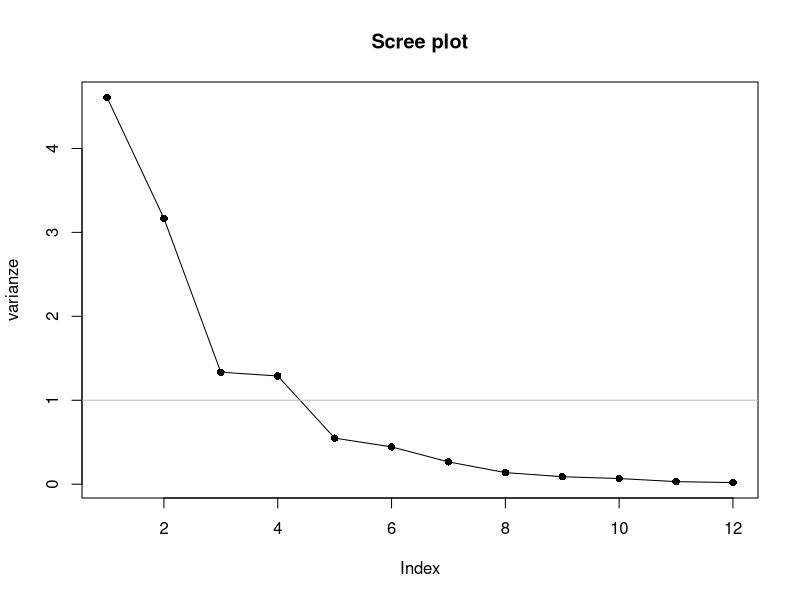
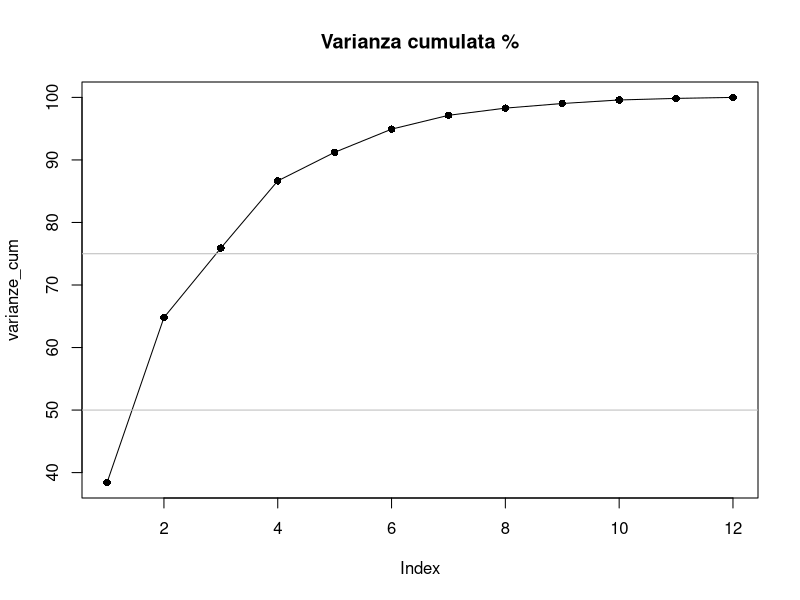
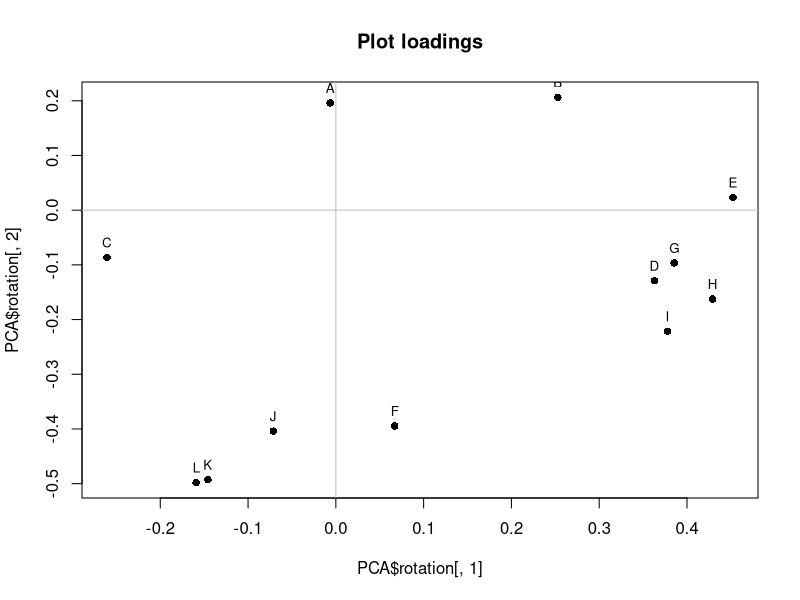
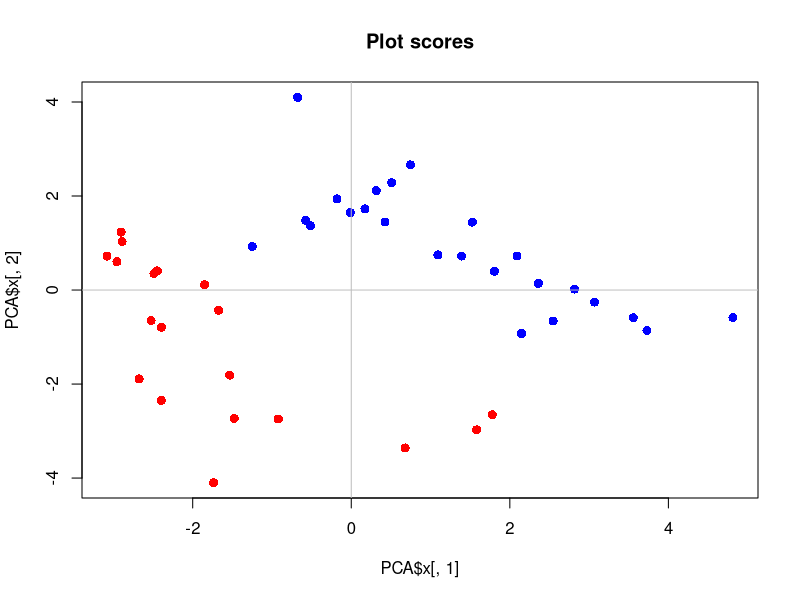

The R source for these figures, in order: (Note: this script raises an error after producing the figures.)

#####################################################################

#                Importare i dati

#####################################################################

# Il dataset da importare contiene analisi di 14 composti organici volatili
# di due tipi di whiskey (43 campioni in tutto) di generico tipo 1 e 2 (seconda colonna)

# Scopo dello studio: distinguere i due tipi di whiskey
# utilizzando solo la diversa composizione di composti organici volatili

originale<-read.table("Dataset_whiskey.txt", header=TRUE,sep="\t")

str(originale)
View(originale)


# Esplorazione preliminare dei dati

# Visualizza le statistiche di base per ogni variabile

summary(originale)

# Non sembrano esserci variabili con valori anomali, 
# tuttavia risulta poco utile considerare le statistiche per la variabile sample e la variabile type,
# vosto che indicano rispettivamente il numero del campione da cui derivano i dati di quella riga e il tipo di whiskey

###################################################################

#                       PCA

###################################################################


# Preparare il dataset da utilizzare nell'analisi PCA

# Eliminiamo le colonne "sample" e "type" dal dataset e lo salviamo come matrice
dataset<-as.matrix(originale[,-c(1,2)])

# Salviamo le colonne "type" e "sample" in dei vettori

Type<-originale$type
Sample<-originale$sample

#Procediamo con la PCA

PCA<-prcomp(dataset, center = T, scale = T) # centriamo e normalizziamo 

#-- Estrazione delle varianze e della varianza cumulata

varianze <- PCA$sdev^2

varianze_cum <- cumsum(varianze/sum(varianze)*100)

#-- Scree plot

plot(varianze, pch=16, type= "o", main="Scree plot")
abline(h=1,col="gray")

#-- Varianza cumulata %

plot(varianze_cum, pch=16, type= "o", main="Varianza cumulata %")
abline(h=c(50,75),col="gray")

#-- Quante componenti principali sono sufficienti per descrivere la varianza del dataset?

# Dai grafici deduciamo che sono sufficienti 3 componenti per descrivere la varianza del dataset. 
# Osservando lo Scree plot notiamo un gomito tra la terza e la quarta componente, le ultime a mostrare varianza \> 1. 
# Dal plot della varianza cumulata notiamo che tra le 2 e le 3 componeneti sono sufficienti 
# a spiegare tra il 50 % e il 75 % della varianza del dataset.

#-- Plot loadings

plot(PCA$rotation[,1], PCA$rotation[,2], pch=16, main= "Plot loadings")
text(PCA$rotation[,1], PCA$rotation[,2], labels=colnames(dataset), cex=0.8, pos=3)
abline(h=0, col="gray")
abline(v=0, col="gray")

#-- Plot scores (utilizzare 2 colori diversi per identificare i tipi di whiskey nel plot)

Color<-as.factor(Type)
levels(Color)<-c("red","blue")
Color<-as.character(Color)

plot(PCA$x[,1], PCA$x[,2], type="n", main="Plot scores")
points(PCA$x[,1], PCA$x[,2], col=Color, cex=1.2, pch=16)
abline(h=0,col="gray")
abline(v=0,col="gray")

legend(locator(1), legend=c(1:2),fill=levels(as.factor(Color)))


#-- Biplot

biplot(PCA, choices =c(1,2), xlabs=Type, main="Biplot")
abline(h=0,col="gray")
abline(v=0,col="gray")

#-- Grafico del peso delle variabili sperimentali per ogni PC scelta

plot(PCA$rotation[,1],type="h",xaxt="n",xlab="",ylab="Weights",main="PC1")
axis(1,at=seq(1,ncol(dataset),1), labels=colnames(dataset),cex.axis=0.6, las=2)
abline(h=0,col="gray")

plot(PCA$rotation[,2],type="h",xaxt="n",xlab="",ylab="Weights",main="PC2")
axis(1,at=seq(1,ncol(dataset),1), labels=colnames(dataset),cex.axis=0.6, las=2)
abline(h=0,col="gray")

plot(PCA$rotation[,3],type="h",xaxt="n",xlab="",ylab="Weights",main="PC3")
axis(1,at=seq(1,ncol(dataset),1), labels=colnames(dataset),cex.axis=0.6, las=2)
abline(h=0,col="gray")



#####################################################################

#                CLUSTERING GERARCHICO

#####################################################################

# Continuiamo ad utilizzare lo stesso dataset, visto che già all'inizio abbiamo rimosso le colonne non numeriche

#-- Normalizzazione per variabile (E' NECESSARIA!!!)

dataNorm<-scale(dataset, center = TRUE, scale = TRUE)

#-- Clustering gerarchico (usare il metodo "complete")

Dist<-dist(dataNorm, method="euclidean")

HcC<- hclust(Dist, method="complete")

#-- Grafico con il dendrogramma

DendC<-as.dendrogram(HcC)
plot(DendC, main="Complete")

#--- Selezione numero cluster (provare 2 cluster)

Cut<-cutree(HcC, k= 2)

Newdata<-data.frame(K2= Cut, originale)
View(Newdata)

#--- Esplorazione risultati (verificare se effettivamente si riconoscono i 2 tipi di whiskey)

Box<-boxplot(Newdata$A~Newdata$K2, main="Variabile A", col=c("blue", "red"), xlab="K2", ylab = "A")

Cluster1<-Newdata[which(Newdata$K2==1),]

Cluster1

#I due tipi di whiskey vengono riconosciuti, ma ci sono comunque alcuni errori nell'assegnazione ai due diversi cluster.

###########################################################################################

#                            K-MEANS CLUSTERING

###########################################################################################


#-- Normalizzazione

dataNorm<-scale(dataset, center = TRUE, scale = TRUE)

#-- Kmeans selezione numero cluster

Tot<-NULL
for(i in c(1:6)) {set.seed(7); km<- kmeans(dataNorm, centers=i,iter.max=50);
Tot<-c(Tot,km$tot.withinss)}


#-- Elbow plot

plot(Tot, xlab="K",ylab="Somma dei quadrati delle distanze intra-cluster", pch=16, type="o",
     main="Elbow plot")

#-- In quanti cluster vengono divisi i campioni? Esplorare i risultati


KM2<- kmeans(dataNorm, centers=2,iter.max=50)

Newdata2<-data.frame(KM2=KM2$cluster, originale)

View(Newdata2)

# I campioni sono divisi in due cluster, abbiamo selezionato due centroidi, in questo caso la performance di k-means
# risulta essere migliore di quella del clustering gerarchico: quasi tutti i campioni sono nei cluster corretti.


